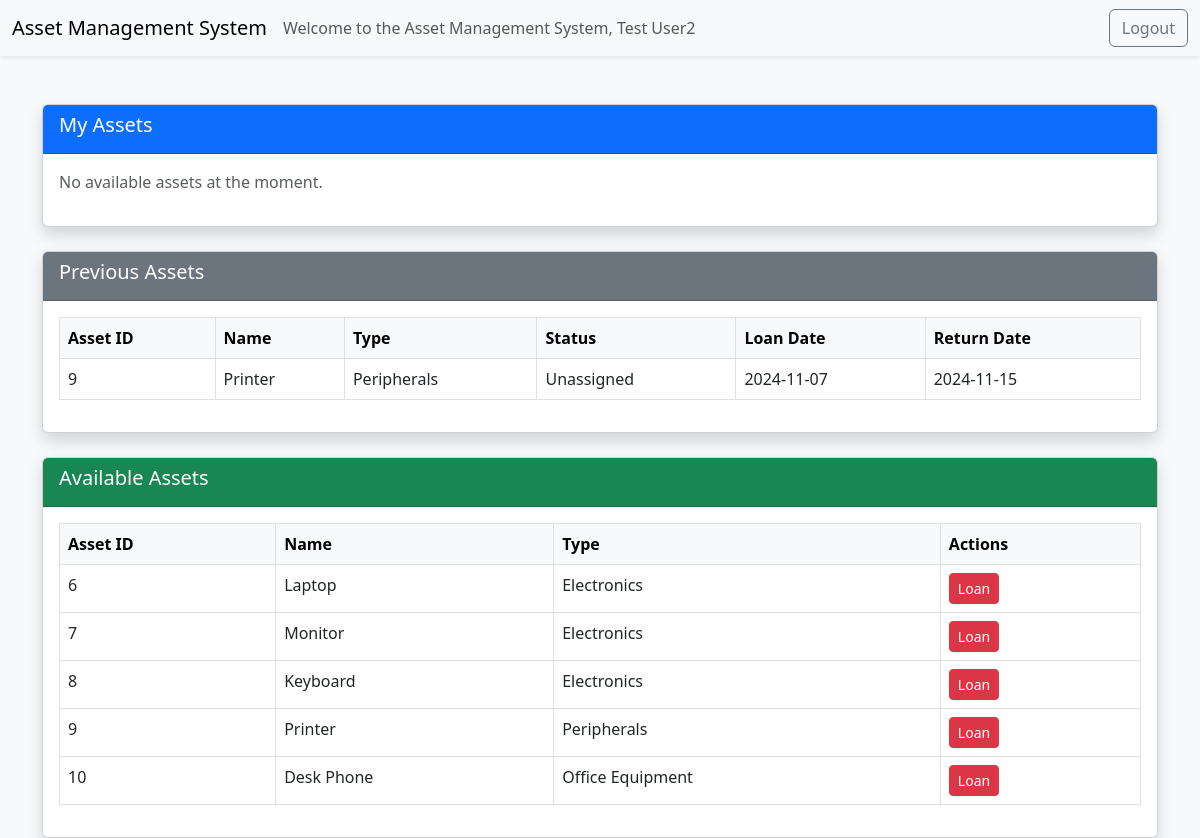
/home/ (signed in), run on the app's committed database.
### tables this page shows
CREATE TABLE Loans (
    LoanID INTEGER PRIMARY KEY AUTOINCREMENT,
    AssetID INTEGER NOT NULL, -- Foreign key to Assets
    UserID INTEGER NOT NULL, -- Foreign key to Users
    LoanDate DATE NOT NULL,
    ReturnDate DATE,
    FOREIGN KEY (AssetID) REFERENCES Assets(AssetID) ON DELETE CASCADE,
    FOREIGN KEY (UserID) REFERENCES Users(UserID) ON DELETE CASCADE
);

CREATE TABLE Assets (
    AssetID INTEGER PRIMARY KEY AUTOINCREMENT,
    Name TEXT NOT NULL,
    Type TEXT NOT NULL,
    Status TEXT CHECK(Status IN ('Unassigned', 'Assigned', 'Service/Repair')) NOT NULL
);

### controllers/home_controller.py (the view)
@home_bp.route('/')
def index():
    user_id = session.get('user_id')
    sessionUsername = Home.get_fullname(user_id)
    sessionRole = session.get('role')
    my_assets = Home.get_my_assets(user_id)
    previous_assets = Home.get_previous_assets(user_id)
    available_assets = Home.get_available_assets()
    return render_template(
        'home.html',
        username=sessionUsername,
        role = sessionRole,
        my_assets=my_assets,
        previous_assets=previous_assets,
        available_assets=available_assets
    )

### app.py (called while the page is built)
@app.before_request
def check_login_status():
    excluded_routes = ["/auth/login", "/auth/signup","static"] #Static needed so js can run
    if not session.get('logged_in') and not any(route in request.path for route in excluded_routes):
        return redirect(url_for('auth.login'))  # Redirect to login if not logged in
    elif session.get('logged_in') and request.path == "/":
        return redirect(url_for('home.index'))  # Redirect to home if logged in

### db.py (called while the page is built)
def get_db():
    if 'db' not in g:
        g.db = sqlite3.connect(DATABASE)
        g.db.row_factory = sqlite3.Row
    return g.db

### models/home_model.py (called while the page is built)
    @staticmethod
    def get_my_assets(user_id):
        db = get_db()
        query = """
        SELECT
            Assets.AssetID,
            Assets.Name,
            Assets.Type,
            Assets.Status,
            Loans.LoanDate,
            Loans.LoanID,
            Loans.ReturnDate
        FROM
            Assets
        INNER JOIN
            Loans ON Assets.AssetID = Loans.AssetID
        WHERE
            Loans.UserID = ?
            AND Loans.ReturnDate IS NULL
            AND Assets.Status IN ('Assigned', 'Service/Repair')
            AND Loans.LoanID = (
                SELECT MAX(LoansSub.LoanID)
                FROM Loans AS LoansSub
                WHERE LoansSub.AssetID = Loans.AssetID
                AND LoansSub.ReturnDate IS NULL
            )
        """
        return db.execute(query, (user_id,)).fetchall()

    @staticmethod
    def get_previous_assets(user_id):
        db = get_db()
        query = """
    SELECT
        Assets.AssetID,
        Assets.Name,
        Assets.Type,
        Assets.Status,
        Loans.LoanDate,
        Loans.ReturnDate,
        Loans.LoanID
    FROM
        Assets
    INNER JOIN
        Loans ON Assets.AssetID = Loans.AssetID
    WHERE
        Loans.UserID = ?
        AND Loans.ReturnDate IS NOT NULL
    """
        return db.execute(query, (user_id,)).fetchall()

    @staticmethod
    def get_fullname(user_id):
        db = get_db()
        query = """
    SELECT
        Forename,
        Surname
    FROM
        Users
    WHERE
        UserID = ?
    """
        row = db.execute(query, (user_id,)).fetchone()
        return row["Forename"] + " " + row["Surname"] if row else None

### templates/home.html (shortened to what this page needs)
<!DOCTYPE html>
<html lang="en">
<head>
    <link href="https://cdn.jsdelivr.net/npm/bootstrap@5.3.0/dist/css/bootstrap.min.css" rel="stylesheet">
</head>
<body class="bg-light">
    <nav class="navbar navbar-light bg-light shadow-sm">
        <div class="container-fluid">
            <a class="navbar-brand" href="#">Asset Management System</a>
            <span class="navbar-text">Welcome to the Asset Management System, {{ username }}</span>
            <div class="d-flex ms-auto">
                <a href="../auth/logout" class="btn btn-outline-secondary" onclick="return confirmLogout()">Logout</a>
            </div>
        </div>
    </nav>
    <div class="container mt-5">
        <div class="card shadow mb-4">
            <div class="card-header bg-primary text-white">
                <h5>My Assets</h5>
            </div>
            <div class="card-body">
                {% if my_assets %}
                <table class="table table-bordered table-hover">
                    <thead class="table-light">
                        <tr>
                            <th>Asset ID</th>
                            <th>Name</th>
                            <th>Type</th>
                            <th>Status</th>
                            <th>Loan Date</th>
                            <th>Actions</th>
                        </tr>
                    </thead>
                    <tbody>
                        {% for asset in my_assets %}
                        <tr>
                            <td>{{ asset['AssetID'] }}</td>
                            <td>{{ asset['Name'] }}</td>
                            <td>{{ asset['Type'] }}</td>
                            <td>{{ asset['Status'] }}</td>
                            <td>{{ asset['LoanDate'] }}</td>
                            <td>
                                {% if asset['Status'] != 'Service/Repair' %}
                                <button class="btn btn-success btn-sm action-button" data-action="return"
                                    data-asset-id="{{ asset['AssetID'] }}" data-loan-id="{{ asset['LoanID'] }}"
                                    data-asset-name="{{ asset['Name'] }}" data-bs-toggle="modal"
                                    data-bs-target="#actionModal">Return</button>
                                <button class="btn btn-warning btn-sm action-button" data-action="repair"
                                    data-asset-id="{{ asset['AssetID'] }}" data-loan-id="{{ asset['LoanID'] }}"
                                    data-asset-name="{{ asset['Name'] }}" data-bs-toggle="modal"
                                    data-bs-target="#actionModal">Repair</button>
                                {% elif asset['Status'] == 'Service/Repair' %}
                                <button class="btn btn-info btn-sm action-button" data-action="complete-repair"
                                    data-asset-id="{{ asset['AssetID'] }}" data-asset-name="{{ asset['Name'] }}"
                                    data-bs-toggle="modal" data-bs-target="#actionModal">Complete Repair</button>
                                {% endif %}
                            </td>
                        </tr>
                        {% endfor %}
                    </tbody>
                </table>
                {% else %}
                <p class="text-muted">No available assets at the moment.</p>
                {% endif %}
            </div>
        </div>
        <div class="card shadow mb-4">
            <div class="card-header bg-secondary text-white">
                <h5>Previous Assets</h5>
            </div>
            <div class="card-body">
                {% if previous_assets %}
                <table class="table table-bordered table-hover">
                    <thead class="table-light">
                        <tr>
                            <th>Asset ID</th>
                            <th>Name</th>
                            <th>Type</th>
                            <th>Status</th>
                            <th>Loan Date</th>
                            <th>Return Date</th>
                        </tr>
                    </thead>
                    <tbody>
                        {% for asset in previous_assets %}
                        <tr>
                            <td>{{ asset['AssetID'] }}</td>
                            <td>{{ asset['Name'] }}</td>
                            <td>{{ asset['Type'] }}</td>
                            <td>{{ asset['Status'] }}</td>
                            <td>{{ asset['LoanDate'] }}</td>
                            <td>{{ asset['ReturnDate'] }}</td>
                        </tr>
                        {% endfor %}
                    </tbody>
                </table>
                {% else %}
                <p class="text-muted">No previous assets found.</p>
                {% endif %}
            </div>
        </div>
        <div class="card shadow">
            <div class="card-header bg-success text-white">
                <h5>Available Assets</h5>
            </div>
            <div class="card-body">
                {% if available_assets %}
                <table class="table table-bordered table-hover">
                    <thead class="table-light">
                        <tr>
                            <th>Asset ID</th>
                            <th>Name</th>
                            <th>Type</th>
                            <th>Actions</th>
                        </tr>
                    </thead>
                    <tbody>
                        {% for asset in available_assets %}
                        <tr>
                            <td>{{ asset['AssetID'] }}</td>
                            <td>{{ asset['Name'] }}</td>
                            <td>{{ asset['Type'] }}</td>
                            <td>
                                <button class="btn btn-danger btn-sm action-button" data-action="loan"
                                    data-asset-id="{{ asset['AssetID'] }}" data-asset-name="{{ asset['Name'] }}"
                                    data-bs-toggle="modal" data-bs-target="#actionModal">Loan</button>
                            </td>
                        </tr>
                        {% endfor %}
                    </tbody>
                </table>
                {% else %}
                <p class="text-muted">No available assets at the moment.</p>
                {% endif %}
            </div>
        </div>
    </div>
</body>
</html>

### data on the page
Loans: AssetID "9", Name "Printer", Type "Peripherals", Status "Unassigned", LoanDate "2024-11-07", ReturnDate "2024-11-15"
Assets: AssetID "6", Name "Laptop", Type "Electronics"
Assets: AssetID "7", Name "Monitor", Type "Electronics"
Assets: AssetID "8", Name "Keyboard", Type "Electronics"
Assets: AssetID "9", Name "Printer", Type "Peripherals"
Assets: AssetID "10", Name "Desk Phone", Type "Office Equipment"

### other printed values
{{ username }} "Test User2"
